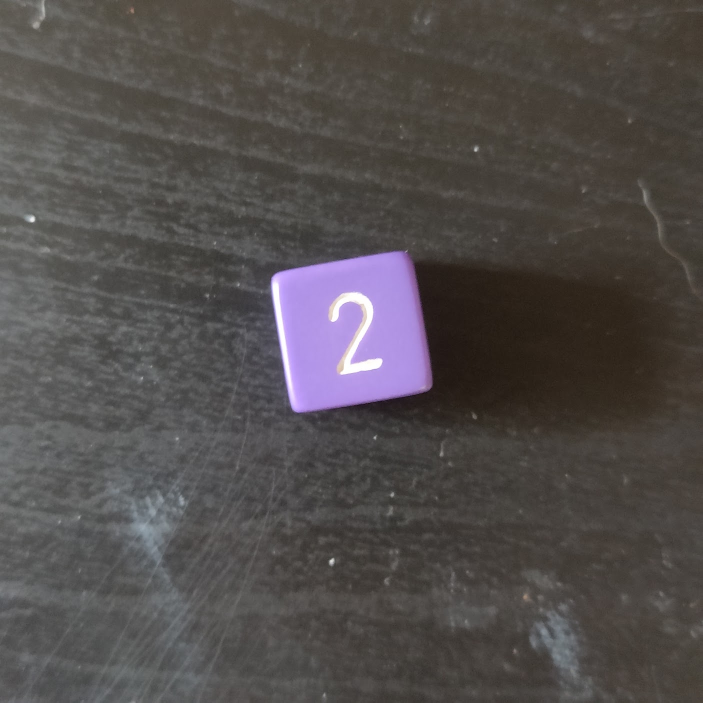
#> input picture dicematcher/tests/2_test.png, 1405 x 1405 px (shown at 1/2 size); its folder holds only this picture in this run
$ python detect.py
#> lines starting #> are read from the running program, lines starting #| are printed output that depends on the picture
#!/usr/bin/env python3
# detect_dice_coarse_fine_resized.py
# —————————————————————————————————————————
# Two-stage matcher with incoming test images resized to 256×256.

import cv2, glob, os, pickle

# CONFIG
TEMPLATE_DIR = "template_data"    # side_XX.pkl files, each template at 256×256
TEST_DIR     = "tests/"           # your query images
OUTPUT_DIR   = "output_cf_resized/"
THRESHOLD    = 0.7
COARSE_STEP  = 5                 # coarse angular step
FINE_RANGE   = 0.1               # ± range for fine pass
ANGLE_STEP   = 10                 # your template increment
TARGET_SIZE  = (256, 256)         # match the size of your precomputed templates

os.makedirs(OUTPUT_DIR, exist_ok=True)

# 1) Load per-side templates
template_data = {}
angles       = list(range(0, 360, ANGLE_STEP))
for pkl_path in sorted(glob.glob(os.path.join(TEMPLATE_DIR, "side_*.pkl"))):
    side = os.path.splitext(os.path.basename(pkl_path))[0]  # e.g. "side_02"
    with open(pkl_path, "rb") as f:
        template_data[side] = pickle.load(f)
    print(f"[+] {side}: {len(template_data[side])} templates loaded")

# Precompute which indices correspond to the coarse angles
coarse_idxs = [i for i, a in enumerate(angles) if a % COARSE_STEP == 0]

# 2) Process each test image
for img_path in sorted(glob.glob(os.path.join(TEST_DIR, "*.*"))):
    img = cv2.imread(img_path)
#> img is the input picture: shape (1405, 1405, 3); mean B, G, R 76.8, 77.4, 82
    if img is None:
        print(f"[!] Skipping unreadable: {img_path}")
        continue

    # → Resize to 256×256 for matching
    img_resized = cv2.resize(img, TARGET_SIZE, interpolation=cv2.INTER_AREA)
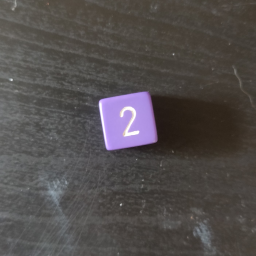
#> img_resized: shape (256, 256, 3); mean B, G, R 76.8, 77.4, 82
    img_gray    = cv2.cvtColor(img_resized, cv2.COLOR_BGR2GRAY)
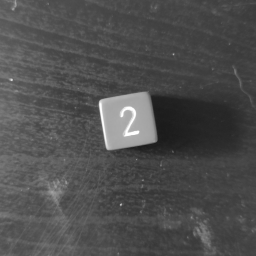
#> img_gray: shape (256, 256); min 26, max 255, mean 78.7

    # ——— COARSE PASS ———
    best_side  = None
    best_ang   = None
    best_score = -1.0

    for side, tmpls in template_data.items():
        for idx in coarse_idxs:
            res = cv2.matchTemplate(img_gray, tmpls[idx], cv2.TM_CCOEFF_NORMED)
            _, score, _, _ = cv2.minMaxLoc(res)
            if score > best_score:
                best_score = score
                best_side  = side
                best_ang   = angles[idx]
#> after the loop, best_score = -1

    # ——— EARLY EXIT ———
    if best_score >= 0.95:
        final_score = best_score
        final_side  = best_side
        final_ang   = best_ang
        # get location for annotation
        _, _, _, loc = cv2.minMaxLoc(
            cv2.matchTemplate(
                img_gray,
                template_data[best_side][angles.index(best_ang)],
                cv2.TM_CCOEFF_NORMED
            )
        )
        final_loc = loc
    else:
        # ——— FINE PASS ———
        final_score = -1.0
        final_side  = best_side
        final_ang   = None
        final_loc   = (0, 0)

        def within(a, center, rng):
#> (the run stopped early here; a loop or call above may not have finished)
